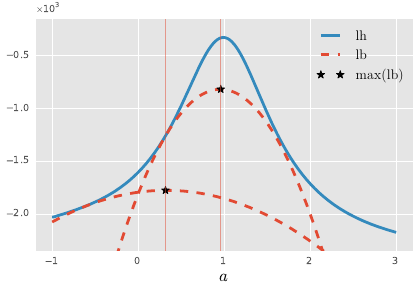

The script that saved this image:
#!/usr/local/bin/python
import numpy as np
import mympltools as util
import matpyplot

if __name__ == "__main__":
	ax = matpyplot.draw('ar1_ex_em.mat')
	lines = ax.get_lines();
	
	# put better data limits
	lh = lines[0]
	x,y = lh.get_xdata(),lh.get_ydata()
	alpha = np.diag([0.05, 0.05, 0.1, 0.1])
	T = np.array([[1,-1,0,0],[-1,1,0,0],[0,0,1,-1],[0,0,-1,1]]).dot(alpha)
	ax.axis((T+np.eye(4)).dot([x.min(),x.max(),y.min(),y.max()]))

	# add vertical lines
	lbmax = lines[-1].get_xdata()
	ax.axvline(lbmax[0],lw=0.8,color='#E24A33',alpha=0.5)
	ax.axvline(lbmax[1],lw=0.8,color='#E24A33',alpha=0.5)
	ax.get_figure().savefig('ar1_ex_em.pdf')	
